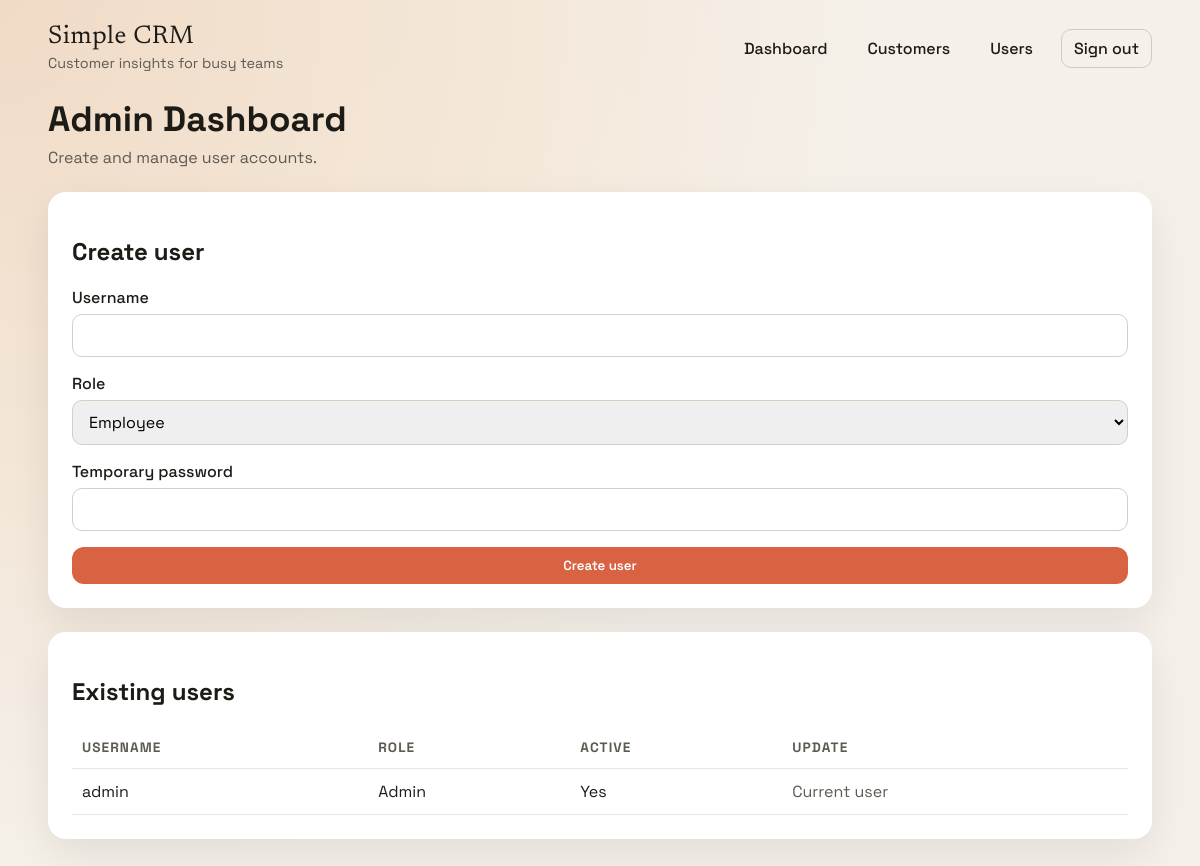
/admin/users (signed in), run on an earlier commit of the app's database.
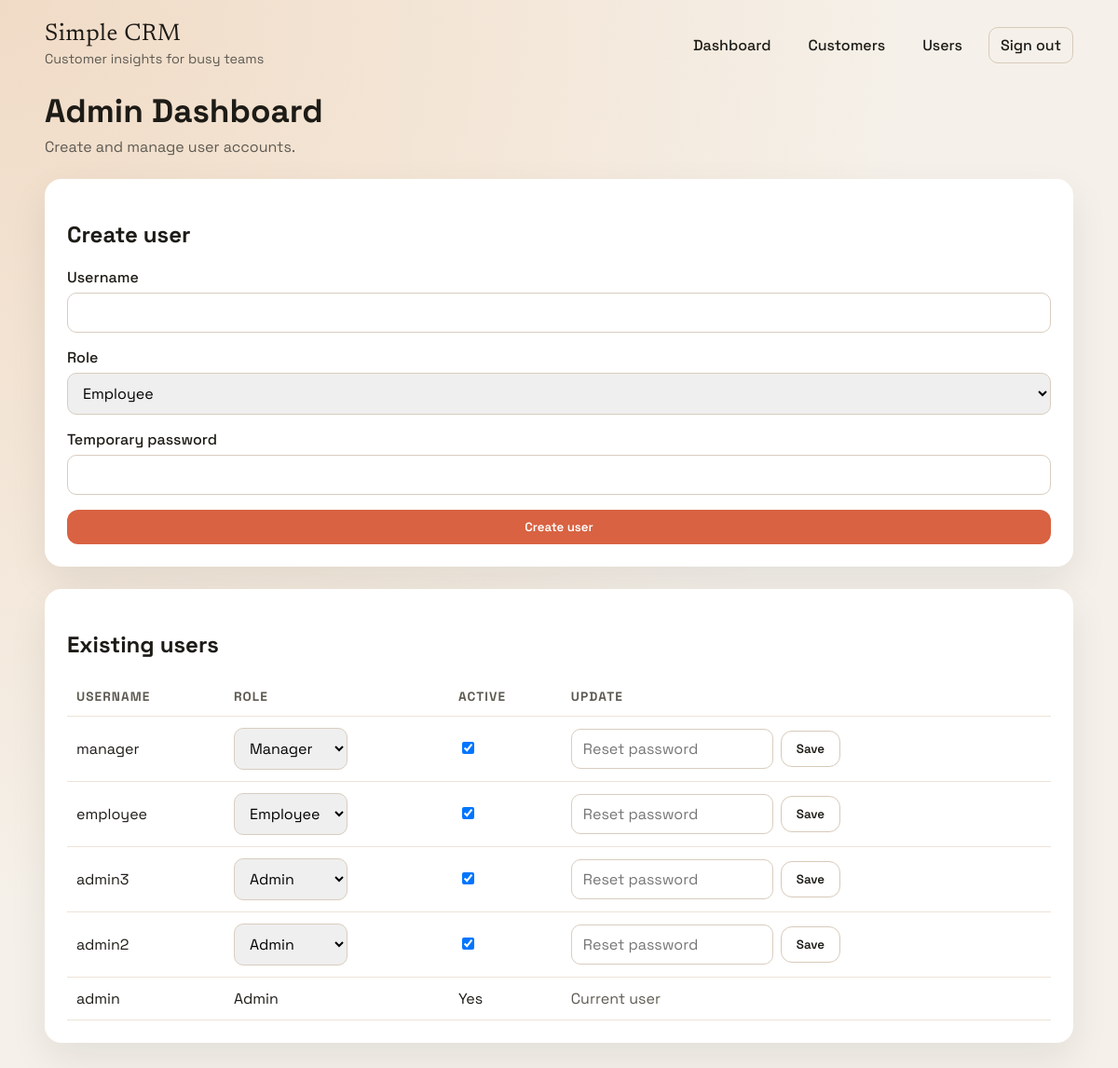
And on a later commit of the database.
### app/models.py (models this page shows, shortened)
class User(UserMixin, db.Model):
    id = db.Column(db.Integer, primary_key=True)
    username = db.Column(db.String(80), unique=True, nullable=False)
    password_hash = db.Column(db.String(255), nullable=False)
    role = db.Column(db.String(20), nullable=False)
    active = db.Column(db.Boolean, default=True)
    created_at = db.Column(db.DateTime, default=datetime.utcnow)
    customers = db.relationship("Customer", back_populates="created_by")
    interactions = db.relationship("Interaction", back_populates="user")

### app/routes.py (the view)
@web_bp.route("/admin/users")
@login_required
@role_required(ROLE_ADMIN)
def admin_users():
    users = User.query.order_by(User.created_at.desc()).all()
    return render_template("admin_users.html", users=users, roles=ROLE_OPTIONS)

### app/__init__.py (called while the page is built)
@login_manager.user_loader
def load_user(user_id):
    from .models import User
    return User.query.get(int(user_id))

### app/utils.py (called while the page is built)
def role_required(*roles):
    def decorator(func):
        @wraps(func)
        def wrapper(*args, **kwargs):
            if not current_user.is_authenticated:
                return login_manager.unauthorized()
            if not current_user.active:
                abort(403)
            if current_user.role not in roles:
                abort(403)
            return func(*args, **kwargs)
        return wrapper
    return decorator

### app/templates/admin_users.html
{% extends 'base.html' %}
{% block content %}
<section class="page-header">
  <div>
    <h1>Admin Dashboard</h1>
    <p class="muted">Create and manage user accounts.</p>
  </div>
</section>
<section class="panel">
  <h2>Create user</h2>
  <form class="form-grid" method="post" action="{{ url_for('api.admin_user_new') }}">
    <label>
      <span>Username</span>
      <input type="text" name="username" required>
    </label>
    <label>
      <span>Role</span>
      <select name="role" required>
        {% for role in roles %}
          <option value="{{ role }}">{{ role.title() }}</option>
        {% endfor %}
      </select>
    </label>
    <label>
      <span>Temporary password</span>
      <input type="password" name="password" required>
    </label>
    <button class="primary" type="submit">Create user</button>
  </form>
</section>
<section class="panel">
  <h2>Existing users</h2>
  <div class="table-wrap">
    <table class="table">
      <thead>
        <tr>
          <th scope="col">Username</th>
          <th scope="col">Role</th>
          <th scope="col">Active</th>
          <th scope="col">Update</th>
        </tr>
      </thead>
      <tbody>
        {% for user in users %}
          <tr>
            <td>{{ user.username }}</td>
            {% if user.id == current_user.id %}
              <td>{{ user.role.title() }}</td>
              <td>{{ "Yes" if user.active else "No" }}</td>
              <td class="muted">Current user</td>
            {% else %}
              {% set form_id = "user-form-" ~ user.id %}
              <td>
                  <select name="role" aria-label="Role for {{ user.username }}" form="{{ form_id }}">
                    {% for role in roles %}
                      <option value="{{ role }}" {% if role == user.role %}selected{% endif %}>{{ role.title() }}</option>
                    {% endfor %}
                  </select>
              </td>
              <td>
                  <input type="checkbox" name="active" {% if user.active %}checked{% endif %} aria-label="Active status for {{ user.username }}" form="{{ form_id }}">
              </td>
              <td>
                  <form id="{{ form_id }}" method="post" action="{{ url_for('api.admin_user_edit', user_id=user.id) }}" class="inline-form">
                    <input type="password" name="password" placeholder="Reset password" aria-label="Reset password for {{ user.username }}">
                    <button class="ghost" type="submit">Save</button>
                  </form>
              </td>
            {% endif %}
          </tr>
        {% endfor %}
      </tbody>
    </table>
  </div>
</section>
{% endblock %}

### app/templates/base.html (shortened to what this page needs)
<!doctype html>
<html lang="en">
<head>
  <link rel="stylesheet" href="{{ url_for('static', filename='app.css') }}">
</head>
<body>
  <header class="site-header">
    <div class="brand">
      <span class="logo">Simple CRM</span>
      <span class="tag">Customer insights for busy teams</span>
    </div>
    {% if current_user.is_authenticated %}
      <nav class="nav" aria-label="Primary">
        <a href="{{ url_for('web.index') }}">Dashboard</a>
        <a href="{{ url_for('web.customers') }}">Customers</a>
        {% if current_user.role == 'admin' %}
          <a href="{{ url_for('web.admin_users') }}">Users</a>
        {% endif %}
        <a href="{{ url_for('web.logout') }}" class="ghost">Sign out</a>
      </nav>
    {% endif %}
  </header>
  <main id="main" class="main">
    {% block content %}{% endblock %}
  </main>
</body>
</html>

### app/static/app.css (style rules this page uses)
:root { --bg: #f5f1ea; --surface: #ffffff; --ink: #1d1b16; --muted: #5e5a52; --accent: #d86241; --accent-dark: #b0472a; --accent-soft: #f7d4c4; --shadow: 0 16px 40px rgba(0, 0, 0, 0.08); --radius: 18px; }
* { box-sizing: border-box; }
body { margin: 0; font-family: "Space Grotesk", "Trebuchet MS", sans-serif; color: var(--ink); background: radial-gradient(circle at top left, #f0dbc6, transparent 60%), radial-gradient(circle at 20% 20%, #f8f1e6, transparent 45%), var(--bg); min-height: 100vh; }
.site-header { display: flex; align-items: center; justify-content: space-between; padding: 24px clamp(16px, 4vw, 56px); gap: 24px; }
.brand { display: flex; flex-direction: column; gap: 4px; }
.logo { font-family: "Newsreader", "Georgia", serif; font-size: 1.6rem; letter-spacing: 0.5px; }
.tag { color: var(--muted); font-size: 0.9rem; }
.nav { display: flex; align-items: center; gap: 16px; }
.nav a { color: var(--ink); text-decoration: none; font-weight: 500; padding: 8px 12px; border-radius: 10px; background: transparent; }
.nav .ghost { border: 1px solid #d7c9b9; }
.main { padding: 0 clamp(16px, 4vw, 56px) 48px; }
.page-header { display: flex; align-items: center; justify-content: space-between; flex-wrap: wrap; gap: 16px; margin-bottom: 24px; }
.page-header h1 { margin: 0 0 6px; font-size: clamp(1.6rem, 3vw, 2.2rem); }
.muted { color: var(--muted); margin: 0; }
.form-grid { display: grid; gap: 16px; margin-top: 16px; }
.form-grid label, .filter-bar label { display: grid; gap: 6px; font-weight: 500; }
input, select, textarea { padding: 10px 12px; border-radius: 10px; border: 1px solid #d8cdbf; font-family: inherit; font-size: 1rem; }
button, .primary, .ghost, .danger { font-family: inherit; border: none; cursor: pointer; padding: 10px 16px; border-radius: 12px; text-decoration: none; font-weight: 600; }
.primary { background: var(--accent); color: #fff; }
.ghost { background: transparent; color: var(--ink); border: 1px solid #d7c9b9; }
.panel { background: var(--surface); padding: 24px; border-radius: var(--radius); margin-bottom: 24px; box-shadow: var(--shadow); }
.table-wrap { overflow-x: auto; }
.table { width: 100%; border-collapse: collapse; }
.table th, .table td { text-align: left; padding: 12px 10px; border-bottom: 1px solid #eee3d8; }
.table th { font-size: 0.85rem; text-transform: uppercase; letter-spacing: 0.08em; color: var(--muted); }
.inline-form { display: flex; align-items: center; gap: 8px; }
.inline-form input[type="password"] { min-width: 160px; }

What changed in the data, as far as the page shows it:
added User: username "manager", role "Manager", active "☑"
added User: username "employee", role "Employee", active "☑"
added User: username "admin3", role "Admin", active "☑"
added User: username "admin2", role "Admin", active "☑"
